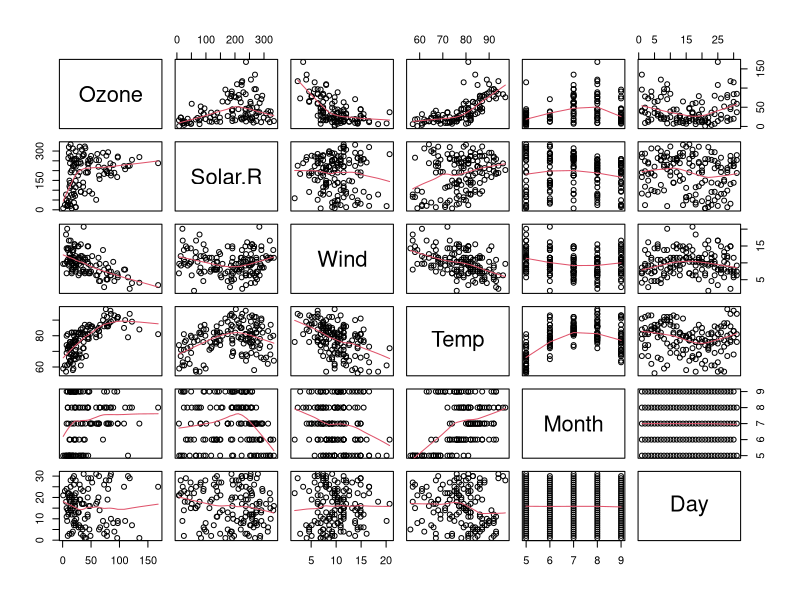
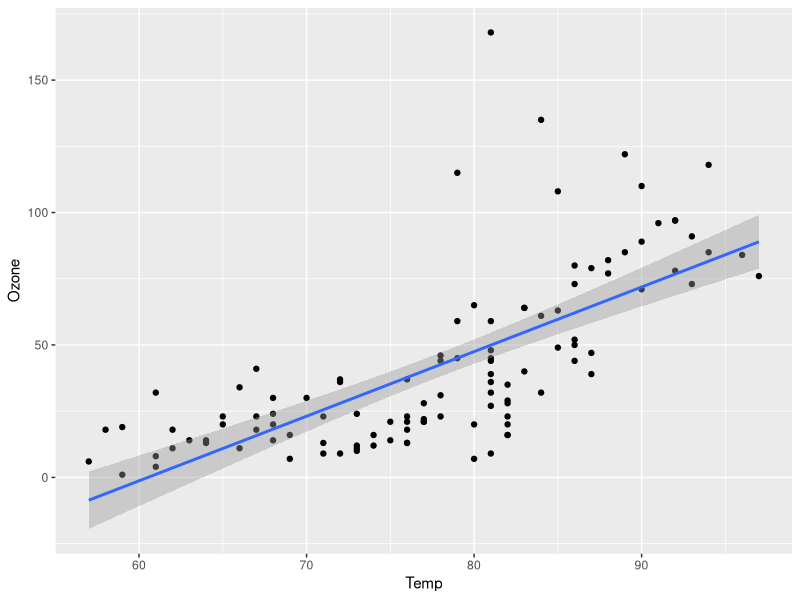
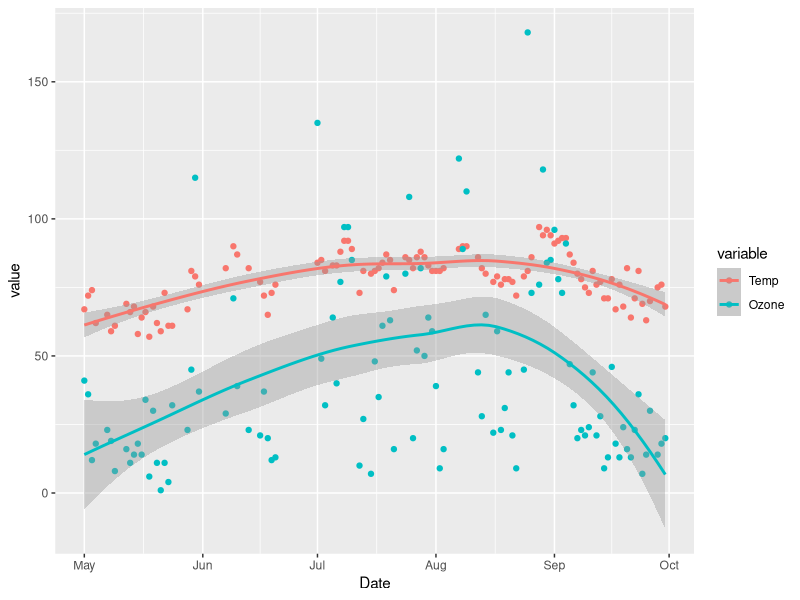

Write the R code that produced these figures, in order.
## ---- chunk 1
library(datasets)
data(airquality)

str(airquality)
## ---- chunk 2
head(airquality)
tail(airquality)
## ---- chunk 3
summary(airquality)
## ---- chunk 4
pairs(airquality, panel = panel.smooth)
## ---- chunk 5
summary(lm(Ozone ~ Wind + Solar.R + Temp, data = airquality))
## ---- chunk 6
df <- na.omit(as.data.frame(airquality))
summary(df)
## ---- chunk 7
library(ggplot2)
qplot(Temp, Ozone, data=df, geom=c("point", "smooth"), method="lm")
## ---- chunk 8
df$Date <- as.Date(paste("1973", df$Month, df$Day, sep="-"), "%Y-%m-%d")
str(df)
## ---- chunk 9
suppressMessages(library(dplyr))
df <- select(df, Temp, Ozone, Date) 

library(reshape2)
df <- melt(df, id="Date")

str(df)
## ---- chunk 10
ggplot(df, aes(x=Date, y=value, colour=variable, group=variable)) +
   geom_point(aes(y=value, colour=variable)) + geom_smooth(method="loess")
